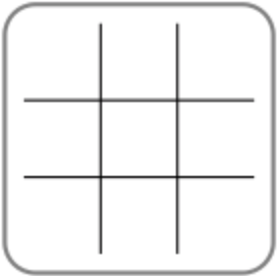
#> input picture Monte Carlo Tree Search/games/images/board.png, 278 x 276 px, found by its file name
$ python tictactoe.py
#> lines starting #> are read from the running program, lines starting #| are printed output that depends on the picture
import os
import numpy as np
from PIL import Image
import matplotlib.pyplot as plt

from common import State, Action


IMAGE_DIR = '/Users/william/Documents/Programming/AI/Practice/RL/Monte Carlo Tree Search/games/images'


class TicTacToeState(State):

    def __init__(self, state, first_move):
        if state.ndim != 2 or state.shape[0] != state.shape[1]:
            raise ValueError("Please play on 2D square board")
        if first_move not in ['o', 'x']:
            raise ValueError("The argument `first_move` should be either 'o' or 'x'")

        self.board = state
        self.board_size = state.shape[0]
        self.first_move = first_move

    def __eq__(self, other):
        return np.allclose(self.board, other.board)

    @property
    def game_result(self):
        rowsum = np.sum(self.board, axis=0)
        colsum = np.sum(self.board, axis=1)
        diagsum = self.board.trace()
        antidiagsum = self.board[::-1].trace()

        if any(rowsum == self.board_size) or any(colsum == self.board_size) \
           or diagsum == self.board_size or antidiagsum == self.board_size:
            result = 'o wins the game'
        elif any(rowsum == -self.board_size) or any(colsum == -self.board_size) \
           or diagsum == -self.board_size or antidiagsum == -self.board_size:
            result = 'x wins the game'
        elif np.all(self.board != 0):
            result = 'tie'
        else:
            result = None

        return result

    @property
    def is_game_over(self):
        return self.game_result != None

    def compute_reward(self):
        result = self.game_result

        assert result != None

        if 'o' in result:
            return 1
        elif 'x' in result:
            return -1
        elif result == 'tie':
            return 0

    def get_available_actions(self):
        if np.sum(self.board) == 1:
            turn = 'x'
        elif np.sum(self.board) == 0:
            turn = self.first_move
        else:
            turn = 'o'

        indices = np.where(self.board == 0)
        actions = [TicTacToeAction(x, y, turn) for x, y in zip(indices[1], indices[0])]

        return actions

    def get_next_state(self, action):
        x, y, turn = action.x, action.y, action.turn

        board = np.copy(self.board)
        board[y, x] = turn

        return TicTacToeState(board, self.first_move)

    def show(self, return_array=False):
#> called with return_array = True
        board = np.array(Image.open(os.path.join(IMAGE_DIR, 'board.png')))
#> board is the input picture: shape (276, 278, 4); mean R, G, B, A 241.2, 241.2, 241.2, 255
        o = np.array(Image.open(os.path.join(IMAGE_DIR, 'o.png')))
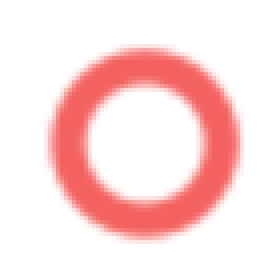
#> input picture Monte Carlo Tree Search/games/images/o.png, 70 x 70 px, found by its file name (shown 4 times larger)
#> o is the input picture: shape (70, 70, 4); mean R, G, B, A 252.4, 221.8, 221.3, 255
        x = np.array(Image.open(os.path.join(IMAGE_DIR, 'x.png')))
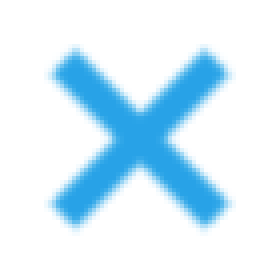
#> input picture Monte Carlo Tree Search/games/images/x.png, 70 x 70 px, found by its file name (shown 4 times larger)
#> x is the input picture: shape (70, 70, 4); mean R, G, B, A 216.6, 238.6, 250.8, 255

        for row in range(self.board_size):
            for col in range(self.board_size):
                if self.board[row, col] == 0:
                    pass
                else:
                    mark = o if self.board[row, col] == 1 else x
                    size = mark.shape[0]
                    x_min = 25 + col * 80
                    x_max = x_min + size
                    y_min = 25 + row * 80
                    y_max = y_min + size
                    board[y_min:y_max, x_min:x_max] = mark

        if return_array:
            return board
        else:
            plt.imshow(board)
            plt.axis('off')


class TicTacToeAction(Action):

    def __init__(self, x, y, turn):
        self.x = x
        self.y = y
        self.turn = 1 if turn == 'o' else -1

    def __repr__(self):
        return 'x: {} y: {} turn: {}'.format(self.x, self.y, self.turn)


if __name__ == '__main__':
    init_state = np.zeros((3, 3))
    game = TicTacToeState(init_state, first_move='o')

    i = 0
    rols, cols = 1, 10
    plt.figure(figsize=(8, 8))

    while True:
        i += 1
        board = game.show(return_array=True)
        plt.subplot(rols, cols, i)
        plt.imshow(board)
        plt.axis('off')

        if game.is_game_over:
            break

        available_actions = game.get_available_actions()
        action = np.random.choice(available_actions)
        game = game.get_next_state(action)

    plt.show()
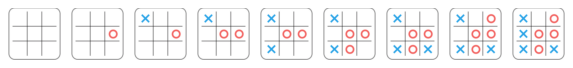
#> figure drawn by matplotlib, 9 panels
